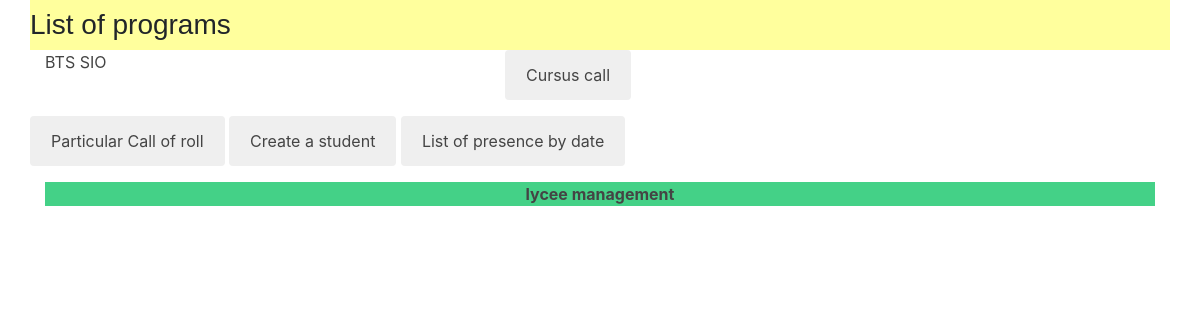
Before: / with the older database file.
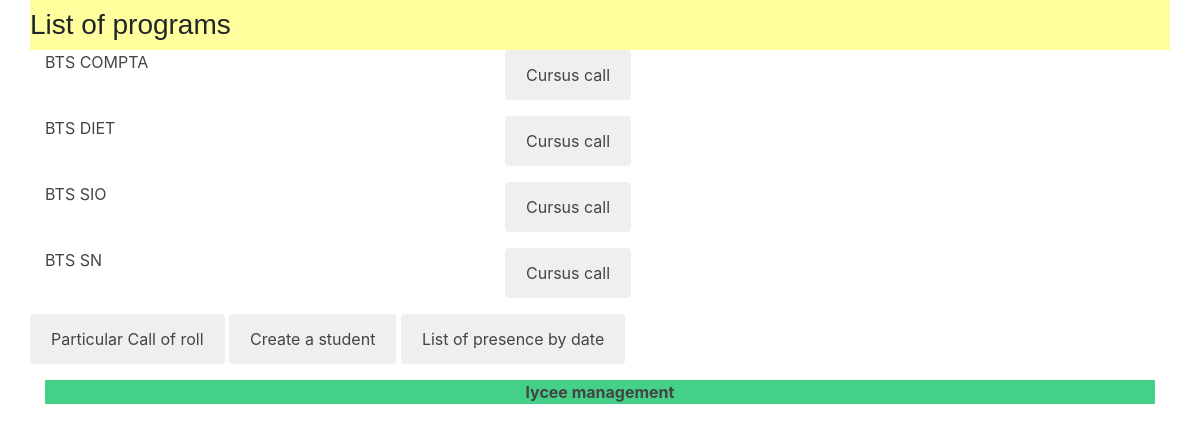
After: the same page with the newer database file.
### lycee/models.py (models this page shows, shortened)
class Cursus(models.Model):
    name = models.CharField(
      max_length=50,
      blank=False,
      null=True,
      default='aucun'
    )
    year_from_bac = models.SmallIntegerField(
      help_text ="year since le bac",
      verbose_name="year",
      blank=False,
      null=True,
      default=0
    )
    scholar_year = models.CharField(
      max_length=9,
      blank=False,
      null=True,
      default='0000-0001'
    )

### lycee/views.py (the view)
# urls.py: path('', views.index, name='index'),
def index(request):
  result_list = Cursus.objects.order_by('name')
  template = loader.get_template('index.html')
  context = {
    'liste' : result_list,
  }
  return HttpResponse(template.render(context , request))

### lycee/templates/index.html
{% extends "master.html" %}
{% if liste%}
  {% block title %}
    <h3>List of programs</h3>
  {% endblock %}
  {% block content %}
    {% for cursus in liste %}
    <div class="container">
      <div class="row">
        <div class = "col-sm-5">
           <a href="/lycee/{{cursus.id }}">{{cursus.name}}</a>
        </div>
       <button class="button radius alert left"><a href="/lycee/cursuscall/{{cursus.id}}">Cursus call</a></button>
      </div>
    </div>
    {% endfor %}
            <div class="boutons">
               <button class="button radius alert left"><a href="/lycee/call/">Particular Call of roll</a></button>
               <button class="button radius alert left"><a href="/lycee/student/create">Create a student</a></button>
               <button class="button radius alert left"><a href="/lycee/presence">List of presence by date</a></button>
            </div>
  {% endblock %}
{% else %}
  <p> No cursus to show .</p>
{% endif %}

Changed rows visible on the page:
added Cursus: name "BTS COMPTA"
added Cursus: name "BTS DIET"
added Cursus: name "BTS SN"
